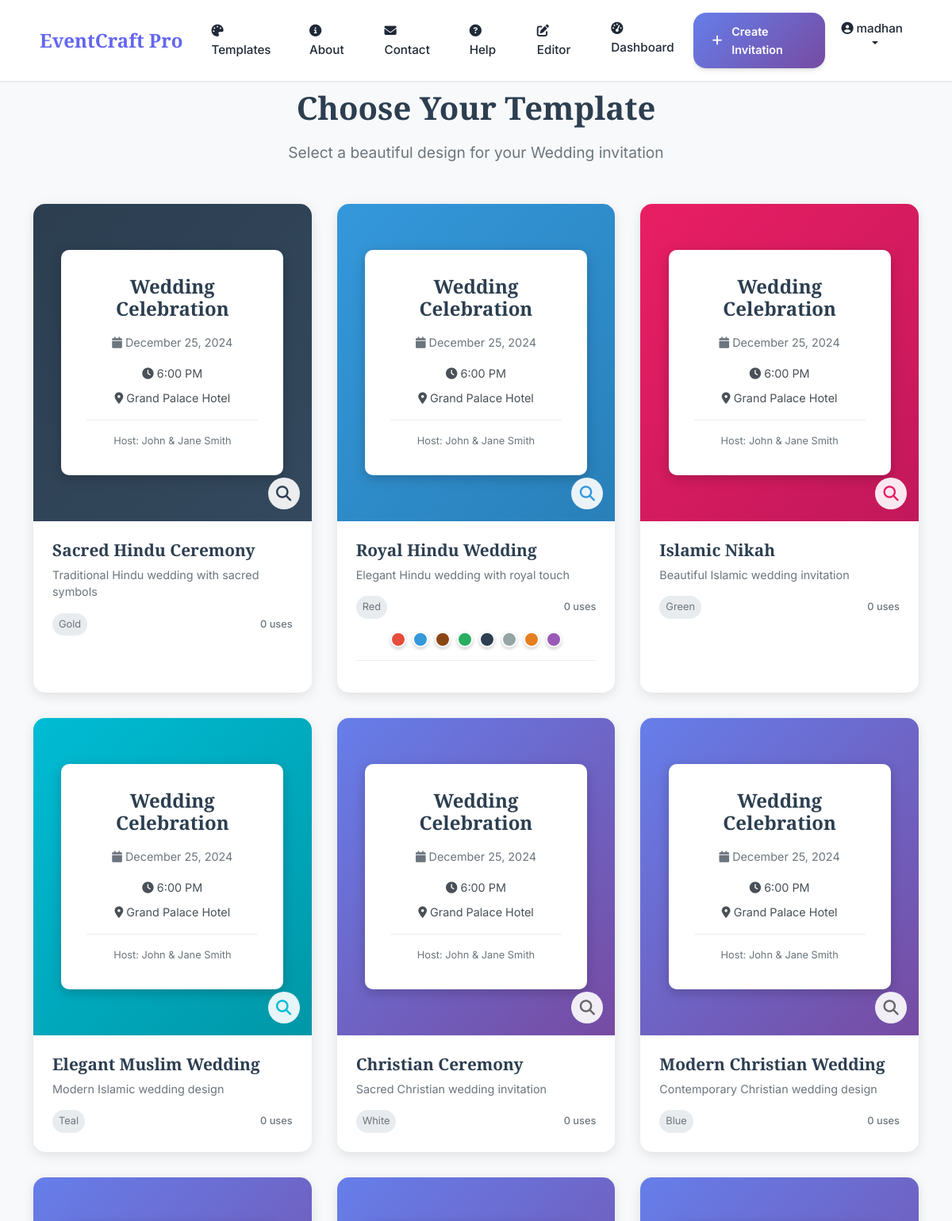
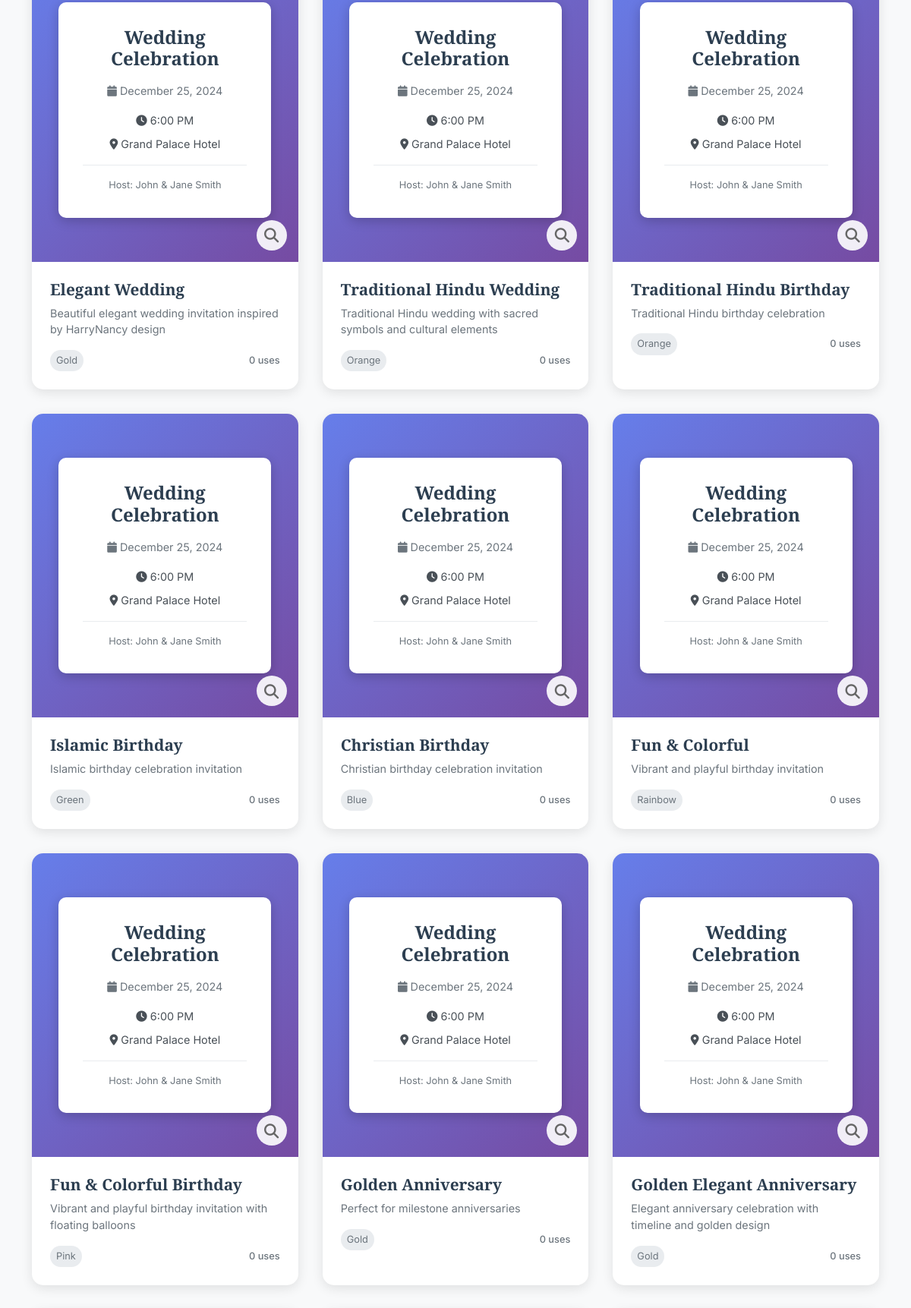
The page /template-selector (signed in, upper part) on the database its author committed (2 pictures, top to bottom).
### models.py (models this page shows)
class Template(db.Model):
    __tablename__ = 'templates'
    id = db.Column(db.Integer, primary_key=True)
    name = db.Column(db.String(100), nullable=False)
    description = db.Column(db.Text)
    event_type = db.Column(db.String(50), nullable=False)
    religious_type = db.Column(db.String(50), nullable=False)
    style = db.Column(db.String(50))
    color_scheme = db.Column(db.String(50))
    preview_image = db.Column(db.String(255))
    font_family = db.Column(db.String(100))
    emoji_theme = db.Column(db.String(100))
    is_active = db.Column(db.Boolean, default=True)
    usage_count = db.Column(db.Integer, default=0)
    created_at = db.Column(db.DateTime, default=datetime.utcnow)

### routes.py (the view)
    @app.route('/template-selector')
    def template_selector():
        if not is_authenticated():
            flash('Please login to create an invitation', 'error')
            return redirect(url_for('auth'))
        event_data = {
            'eventTitle': session.get('event_title', 'Wedding Celebration'),
            'eventDate': session.get('event_date', 'December 25, 2024'),
            'eventTime': session.get('event_time', '6:00 PM'),
            'venue': session.get('venue', 'Grand Palace Hotel'),
            'hostName': session.get('host_name', 'John & Jane Smith'),
            'eventType': session.get('event_type', 'wedding')
        }
        templates = Template.query.filter_by(is_active=True).all()
        return render_template('invitation/template_selector.html',
                             event_data=event_data,
                             templates=templates)

### app.py (called while the page is built)
@app.context_processor
def inject_session():
    from flask import session
    return dict(session=session)

@app.after_request
def after_request(response):
    response.headers.add('Access-Control-Allow-Origin', '*')
    response.headers.add('Access-Control-Allow-Headers', 'Content-Type,Authorization')
    response.headers.add('Access-Control-Allow-Methods', 'GET,PUT,POST,DELETE,OPTIONS')
    return response

### routes.py (called while the page is built)
def is_authenticated():
    return 'user_id' in session

### templates/invitation/template_selector.html (shortened to what this page needs)
{% extends "base.html" %}
{% block content %}
<section class="template-selection-section">
    <div class="container">
        <div class="template-header">
            <div class="header-content">
                <h1 class="template-title">Choose Your Template</h1>
                <p class="template-subtitle">Select a beautiful design for your {{ event_data.eventType.title() }} invitation</p>
            </div>
        </div>
        <div class="template-grid">
            {% for template in templates %}
            <div class="template-item" data-template-id="{{ template.id }}">
                <div class="template-preview">
                    <div class="template-preview-content">
                        <div class="preview-header">
                            <h3>{{ event_data.eventTitle or 'Event Invitation' }}</h3>
                            <div class="preview-date">
                                <i class="fas fa-calendar"></i>
                                {{ event_data.eventDate or 'Date' }}
                            </div>
                        </div>
                        <div class="preview-details">
                            <div class="preview-time">
                                <i class="fas fa-clock"></i>
                                {{ event_data.eventTime or 'Time' }}
                            </div>
                            <div class="preview-venue">
                                <i class="fas fa-map-marker-alt"></i>
                                {{ event_data.venue or 'Venue' }}
                            </div>
                        </div>
                        <div class="preview-footer">
                            <div class="preview-host">
                                Host: {{ event_data.hostName or 'Host Name' }}
                            </div>
                        </div>
                    </div>
                    <div class="magnify-icon">
                        <i class="fas fa-search"></i>
                    </div>
                </div>
                <div class="template-info">
                    <h4 class="template-name">{{ template.name }}</h4>
                    <p class="template-description">{{ template.description }}</p>
                    <div class="template-meta">
                        <span class="template-color">{{ template.color_scheme.title() }}</span>
                        <span class="template-usage">{{ template.usage_count }} uses</span>
                    </div>
                    {% if loop.index == 2 %}
                    <div class="color-options">
                        <div class="color-option" data-color="#e74c3c"></div>
                        <div class="color-option" data-color="#3498db"></div>
                        <div class="color-option" data-color="#8b4513"></div>
                        <div class="color-option" data-color="#27ae60"></div>
                        <div class="color-option" data-color="#2c3e50"></div>
                        <div class="color-option" data-color="#95a5a6"></div>
                        <div class="color-option" data-color="#e67e22"></div>
                        <div class="color-option" data-color="#9b59b6"></div>
                    </div>
                    {% endif %}
                </div>
            </div>
            {% endfor %}
        </div>
    </div>
</section>
{% endblock %}

### templates/base.html (shortened to what this page needs)
<!DOCTYPE html>
<html lang="en">
<head>
    <link href="https://cdn.jsdelivr.net/npm/bootstrap@5.3.0/dist/css/bootstrap.min.css" rel="stylesheet">
    <link rel="stylesheet" href="https://cdnjs.cloudflare.com/ajax/libs/font-awesome/6.4.0/css/all.min.css">
    <link rel="stylesheet" href="/static/css/style.css?v=5.0">
</head>
<body>
    <nav class="navbar navbar-expand-lg fixed-top" id="mainNavbar">
        <div class="container">
            <a class="navbar-brand" href="{{ url_for('index') }}">
                EventCraft Pro
            </a>
            <div class="collapse navbar-collapse" id="navbarNav">
                <ul class="navbar-nav me-auto">
                    <li class="nav-item">
                        <a class="nav-link" href="{{ url_for('templates') }}">
                            <i class="fas fa-palette me-1"></i>Templates
                        </a>
                    </li>
                    <li class="nav-item">
                        <a class="nav-link" href="{{ url_for('about') }}">
                            <i class="fas fa-info-circle me-1"></i>About
                        </a>
                    </li>
                    <li class="nav-item">
                        <a class="nav-link" href="{{ url_for('contact') }}">
                            <i class="fas fa-envelope me-1"></i>Contact
                        </a>
                    </li>
                    <li class="nav-item">
                        <a class="nav-link" href="{{ url_for('help_center') }}">
                            <i class="fas fa-question-circle me-1"></i>Help
                        </a>
                    </li>
                    {% if session.user_id %}
                    <li class="nav-item">
                        <a class="nav-link" href="{{ url_for('drag_drop_editor') }}">
                            <i class="fas fa-edit me-1"></i>Editor
                        </a>
                    </li>
                    {% endif %}
                </ul>
                <ul class="navbar-nav ms-auto">
                    {% if session.user_id %}
                        <li class="nav-item">
                            <a class="nav-link" href="{{ url_for('dashboard') }}">
                                <i class="fas fa-tachometer-alt me-1"></i>Dashboard
                            </a>
                        </li>
                        <li class="nav-item">
                            <a class="btn-primary-custom" href="{{ url_for('templates') }}">
                                <i class="fas fa-plus me-1"></i>Create Invitation
                            </a>
                        </li>
                        <li class="nav-item dropdown">
                            <a class="nav-link dropdown-toggle" href="#" role="button" data-bs-toggle="dropdown" aria-expanded="false">
                                <i class="fas fa-user-circle me-1"></i>{{ session.user_name if session.user_name else 'User' }}
                            </a>
                        </li>
                    {% else %}
                        <li class="nav-item">
                            <a class="btn-primary-custom" href="{{ url_for('auth') }}">
                                <i class="fas fa-sign-in-alt me-1"></i>Get Started
                            </a>
                        </li>
                    {% endif %}
                </ul>
            </div>
        </div>
    </nav>
    <div style="height: 80px;"></div>
    <main class="fade-in">
        {% block content %}{% endblock %}
    </main>
</body>
</html>

### static/css/style.css (style rules this page uses)
:root { --primary-color: #101357; --primary-dark: #0a0d3a; --primary-light: #1a1f6b; --secondary-color: #c7af6b; --secondary-dark: #a8955a; --secondary-light: #d4c085; --accent-color: #00a0a0; --accent-secondary: #fea49f; --accent-tertiary: #f7c331; --text-primary: #101357; --text-secondary: #6b7280; --text-light: #9ca3af; --text-muted: #acb7ae; --bg-primary: #ffffff; --bg-secondary: #f7f7f7; --bg-accent: #f3f4f6; --bg-dark: #101357; --border-color: #e5e7eb; --border-light: #f3f4f6; --shadow-sm: 0 1px 2px 0 rgb(16 19 87 / 0.05); --shadow-md: 0 4px 6px -1px rgb(16 19 87 / 0.1), 0 2px 4px -2px rgb(16 19 87 / 0.1); --shadow-lg: 0 10px 15px -3px rgb(16 19 87 / 0.1), 0 4px 6px -4px rgb(16 19 87 / 0.1); --shadow-xl: 0 20px 25px -5px rgb(16 19 87 / 0.1), 0 8px 10px -8px rgb(16 19 87 / 0.1); --gradient-primary: linear-gradient(135deg, #101357 0%, #1a1f6b 100%); --gradient-secondary: linear-gradient(135deg, #c7af6b 0%, #d4c085 100%); --gradient-accent: linear-gradient(135deg, #00a0a0 0%, #fea49f 100%); --gradient-hero: linear-gradient(135deg, #101357 0%, #c7af6b 100%); --gradient-success: linear-gradient(135deg, #00a0a0 0%, #059669 100%); --gradient-warning: linear-gradient(135deg, #f7c331 0%, #d97706 100%); --gradient-danger: linear-gradient(135deg, #fea49f 0%, #dc2626 100%); }
* { margin: 0; padding: 0; box-sizing: border-box; }
html { scroll-behavior: smooth; font-size: 16px; }
body { font-family: 'Inter', -apple-system, BlinkMacSystemFont, 'Segoe UI', Roboto, sans-serif; line-height: 1.6; color: var(--text-primary); background-color: var(--bg-primary); overflow-x: hidden; -webkit-font-smoothing: antialiased; -moz-osx-font-smoothing: grayscale; }
h1, h2, h3, h4, h5, h6 { font-family: 'Playfair Display', serif; font-weight: 700; line-height: 1.2; color: var(--text-primary); margin-bottom: 1rem; }
h1 { font-size: 3rem; }
h3 { font-size: 2rem; }
h4 { font-size: 1.5rem; }
p { margin-bottom: 1rem; color: var(--text-secondary); line-height: 1.7; }
.navbar-nav .nav-link { position: relative; font-weight: 500; transition: all 0.3s ease; }
.navbar-nav .nav-link::after { content: ''; position: absolute; bottom: 0; left: 50%; width: 0; height: 2px; background: var(--gradient-primary); transition: all 0.3s ease; transform: translateX(-50%); }
.fade-in { animation: fadeIn 0.6s ease-in; }
.template-preview { height: 300px; position: relative; overflow: hidden; background: var(--bg-accent); }
.template-item { transition: all 0.3s ease; }

### rows shown on the page
Template: eventTitle "Wedding Celebration", eventDate "December 25, 2024", eventTime "6:00 PM", venue "Grand Palace Hotel", hostName "John & Jane Smith", name "Sacred Hindu Ceremony", description "Traditional Hindu wedding with sacred symbols", color_scheme "Gold", usage_count "0"
Template: eventTitle "Wedding Celebration", eventDate "December 25, 2024", eventTime "6:00 PM", venue "Grand Palace Hotel", hostName "John & Jane Smith", name "Royal Hindu Wedding", description "Elegant Hindu wedding with royal touch", color_scheme "Red", usage_count "0"
Template: eventTitle "Wedding Celebration", eventDate "December 25, 2024", eventTime "6:00 PM", venue "Grand Palace Hotel", hostName "John & Jane Smith", name "Islamic Nikah", description "Beautiful Islamic wedding invitation", color_scheme "Green", usage_count "0"
Template: eventTitle "Wedding Celebration", eventDate "December 25, 2024", eventTime "6:00 PM", venue "Grand Palace Hotel", hostName "John & Jane Smith", name "Elegant Muslim Wedding", description "Modern Islamic wedding design", color_scheme "Teal", usage_count "0"
Template: eventTitle "Wedding Celebration", eventDate "December 25, 2024", eventTime "6:00 PM", venue "Grand Palace Hotel", hostName "John & Jane Smith", name "Christian Ceremony", description "Sacred Christian wedding invitation", color_scheme "White", usage_count "0"
Template: eventTitle "Wedding Celebration", eventDate "December 25, 2024", eventTime "6:00 PM", venue "Grand Palace Hotel", hostName "John & Jane Smith", name "Modern Christian Wedding", description "Contemporary Christian wedding design", color_scheme "Blue", usage_count "0"
Template: eventTitle "Wedding Celebration", eventDate "December 25, 2024", eventTime "6:00 PM", venue "Grand Palace Hotel", hostName "John & Jane Smith", name "Elegant Wedding", description "Beautiful elegant wedding invitation inspired by HarryNancy design", color_scheme "Gold", usage_count "0"
Template: eventTitle "Wedding Celebration", eventDate "December 25, 2024", eventTime "6:00 PM", venue "Grand Palace Hotel", hostName "John & Jane Smith", name "Traditional Hindu Wedding", description "Traditional Hindu wedding with sacred symbols and cultural elements", color_scheme "Orange", usage_count "0"
Template: eventTitle "Wedding Celebration", eventDate "December 25, 2024", eventTime "6:00 PM", venue "Grand Palace Hotel", hostName "John & Jane Smith", name "Traditional Hindu Birthday", description "Traditional Hindu birthday celebration", color_scheme "Orange", usage_count "0"
Template: eventTitle "Wedding Celebration", eventDate "December 25, 2024", eventTime "6:00 PM", venue "Grand Palace Hotel", hostName "John & Jane Smith", name "Islamic Birthday", description "Islamic birthday celebration invitation", color_scheme "Green", usage_count "0"
Template: eventTitle "Wedding Celebration", eventDate "December 25, 2024", eventTime "6:00 PM", venue "Grand Palace Hotel", hostName "John & Jane Smith", name "Christian Birthday", description "Christian birthday celebration invitation", color_scheme "Blue", usage_count "0"
Template: eventTitle "Wedding Celebration", eventDate "December 25, 2024", eventTime "6:00 PM", venue "Grand Palace Hotel", hostName "John & Jane Smith", name "Fun & Colorful", description "Vibrant and playful birthday invitation", color_scheme "Rainbow", usage_count "0"
Template: eventTitle "Wedding Celebration", eventDate "December 25, 2024", eventTime "6:00 PM", venue "Grand Palace Hotel", hostName "John & Jane Smith", name "Fun & Colorful Birthday", description "Vibrant and playful birthday invitation with floating balloons", color_scheme "Pink", usage_count "0"
Template: eventTitle "Wedding Celebration", eventDate "December 25, 2024", eventTime "6:00 PM", venue "Grand Palace Hotel", hostName "John & Jane Smith", name "Golden Anniversary", description "Perfect for milestone anniversaries", color_scheme "Gold", usage_count "0"
Template: eventTitle "Wedding Celebration", eventDate "December 25, 2024", eventTime "6:00 PM", venue "Grand Palace Hotel", hostName "John & Jane Smith", name "Golden Elegant Anniversary", description "Elegant anniversary celebration with timeline and golden design", color_scheme "Gold", usage_count "0"

### other values the page prints
{{ session.user_name if session.user_name else 'User' }} "madhan"
{{ event_data.eventType.title() }} "Wedding"
